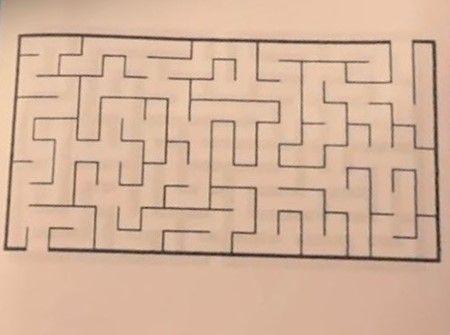
#> input picture vimaze/images/WhatsApp Image 2025-03-08 at 13.01.15_9dde4c3c.jpg, 450 x 335 px
$ python -i 'maze_image_processor(best-so-far) copy.py'   (imports and definitions only)
#> lines starting #> are read from the running program, lines starting #| are printed output that depends on the picture; after the words box and inside, x2 and y2 are one past the last pixel; in counts of white or black regions, pixels touching at a corner belong together
### vimaze/ds/graph.py
class Node:
    def __init__(self, position: tuple[int, int]):
        self.position = position
        self.neighbors: list['Node'] = []
        self.name = _get_node_name((position[0], position[1]))

    def add_neighbour(self, neighbour: 'Node'):
        self.neighbors.append(neighbour)

    # [5 lines left out: function is_neighbour, not called in this run]


class Graph:
    def __init__(self, node_positions: list[tuple[int, int]] = None):
        self.nodes = {}

        if node_positions is None:
            self.node_count = 0
            return

        self.node_count = len(node_positions)

        for node_pos in node_positions:
            new_node = Node(node_pos)
            self.nodes[new_node.name] = new_node

    def add_node(self, node_pos: tuple[int, int]):
        new_node = Node(node_pos)
        self.nodes[new_node.name] = new_node
        self.node_count += 1

    def connect_nodes(self, node_u_pos: tuple[int, int], node_v_pos: tuple[int, int]):
        node_u_name = _get_node_name(node_u_pos)
        node_v_name = _get_node_name(node_v_pos)

        self.nodes[node_u_name].add_neighbour(self.nodes[node_v_name])
        self.nodes[node_v_name].add_neighbour(self.nodes[node_u_name])

    def get_neighbors(self, node_pos: tuple[int, int]):
        node_name = _get_node_name(node_pos)
        return self.nodes[node_name].neighbors

    def get_node(self, node_pos: tuple[int, int]):
        node_name = _get_node_name(node_pos)
        return self.nodes[node_name]

    def display(self):
        for node in self.nodes.values():
            logging.debug(f"{node.name}: {[neighbor.name for neighbor in node.neighbors]}")

    @staticmethod
    def get_node_name(pos: tuple[int, int]):
        return _get_node_name(pos)


def _get_node_name(pos: tuple[int, int]):
    return f"{pos[0]},{pos[1]}"

### vimaze/old_maze_image_processor_backup_folder/maze_image_processor(best-so-far) copy.py
import cv2
import numpy as np
import os
from typing import TYPE_CHECKING, Tuple, List, Set, Dict, Optional
import logging
from collections import Counter

if TYPE_CHECKING:
    from vimaze.ds.graph import Graph
    from vimaze.timer import Timer

class MazeImageProcessor:
    """
    Improved maze image processor that accurately detects the cell grid
    and represents walls as edges between cells.
    """

    def __init__(self, timer: Optional['Timer'] = None):
        """
        Initialize the MazeImageProcessor.

        Args:
            timer: Timer object for performance measurement
        """
        self.timer = timer
        self.debug_mode = False

        # Processing parameters
        self.wall_threshold = 127    # Threshold for wall detection (0-255)
        self.invert_binary = False   # Whether to invert the binary image

    def process_image(self, image_path: str) -> Tuple['Graph', int, int]:
        """
        Process a maze image and return a Graph representation along with dimensions.

        Args:
            image_path: Path to the maze image file

        Returns:
            A tuple containing:
            - Graph: The Graph representation of the maze
            - int: Number of rows in the maze
            - int: Number of columns in the maze
        """
        from vimaze.ds.graph import Graph

        if self.timer:
            self.timer.start('processing', 'image')

        # Create debug directory if needed
        if self.debug_mode and not os.path.exists("debug"):
            os.makedirs("debug")

        # Step 1: Load and preprocess the image
        logging.debug(f"Loading image: {image_path}")
        image = cv2.imread(image_path)
#> image is the input picture: shape (335, 450, 3); mean B, G, R 155, 178.5, 211.9
        if image is None:
            raise ValueError(f"Failed to load image from {image_path}")

        if self.debug_mode:
            cv2.imwrite("debug/01_original.png", image)

        # Step 2: Convert to grayscale and apply thresholding
        gray = cv2.cvtColor(image, cv2.COLOR_BGR2GRAY)
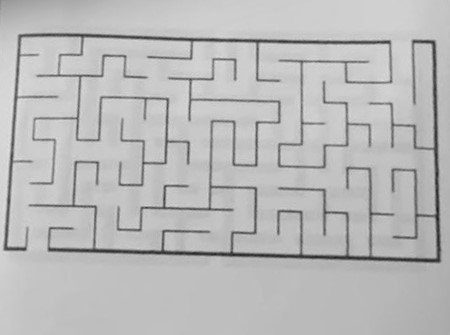
#> gray: shape (335, 450); min 24, max 224, mean 185.8

        # Apply thresholding
        _, binary = cv2.threshold(gray, self.wall_threshold, 255, cv2.THRESH_BINARY)
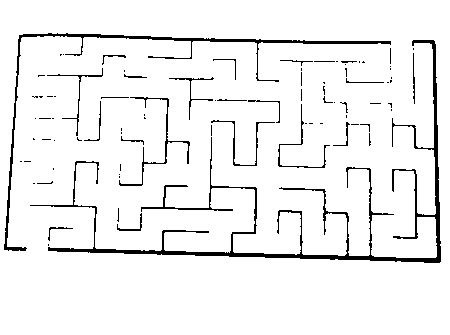
#> binary: shape (335, 450); 94.3% white; 84 black regions (60 under 20 px), largest, box (x1, y1, x2, y2) and area: (30, 40, 441, 263) 4576, (4, 33, 391, 251) 1840, (119, 97, 190, 186) 381

        # Invert if needed (walls should be black, paths white)
        if self.invert_binary:
            binary = cv2.bitwise_not(binary)

        if self.debug_mode:
            cv2.imwrite("debug/02_binary.png", binary)

        # Step 3: Extract maze area and remove border
        maze_binary, border_removed = self._extract_maze_and_remove_border(binary)

        if self.debug_mode:
            cv2.imwrite("debug/03_maze_area.png", maze_binary)
            if border_removed is not None:
                cv2.imwrite("debug/03b_border_removed.png", border_removed)

        # Step 4: Detect grid parameters (cell size and alignment)
        cell_size, offset_x, offset_y, rows, cols = self._detect_grid_parameters(maze_binary)

        logging.debug(f"Detected grid: cell_size={cell_size}, offset=({offset_x}, {offset_y}), size={rows}x{cols}")

        if self.debug_mode:
            grid_viz = cv2.cvtColor(maze_binary.copy(), cv2.COLOR_GRAY2BGR)

            # Draw detected grid
            for r in range(rows + 1):
                y = offset_y + r * cell_size
                cv2.line(grid_viz, (0, y), (grid_viz.shape[1], y), (0, 255, 0), 1)

            for c in range(cols + 1):
                x = offset_x + c * cell_size
                cv2.line(grid_viz, (x, 0), (x, grid_viz.shape[0]), (0, 255, 0), 1)

            cv2.imwrite("debug/04_grid_detection.png", grid_viz)

        # Step 5: Detect walls between cells
        wall_edges = self._detect_wall_edges(maze_binary, rows, cols, cell_size, offset_x, offset_y)

        if self.debug_mode:
            wall_viz = cv2.cvtColor(maze_binary.copy(), cv2.COLOR_GRAY2BGR)

            # Draw cell centers and walls
            for r in range(rows):
                for c in range(cols):
                    # Cell center
                    cy = offset_y + r * cell_size + cell_size // 2
                    cx = offset_x + c * cell_size + cell_size // 2

                    # Draw cell center
                    cv2.circle(wall_viz, (cx, cy), 2, (0, 0, 255), -1)

                    # Draw connections or walls
                    directions = [
                        ((r-1, c), 0, -cell_size // 2),   # North
                        ((r, c+1), cell_size // 2, 0),    # East
                        ((r+1, c), 0, cell_size // 2),    # South
                        ((r, c-1), -cell_size // 2, 0)    # West
                    ]

                    for (nr, nc), dx, dy in directions:
                        if 0 <= nr < rows and 0 <= nc < cols:
                            # Wall or path?
                            if ((r, c), (nr, nc)) in wall_edges:
                                # Wall - red line
                                cv2.line(wall_viz, (cx, cy), (cx + dx, cy + dy), (0, 0, 255), 2)
                            else:
                                # Path - green line
                                cv2.line(wall_viz, (cx, cy), (cx + dx, cy + dy), (0, 255, 0), 1)

            cv2.imwrite("debug/05_wall_detection.png", wall_viz)

        # Step 6: Create graph representation
        graph = self._create_graph_with_walls(rows, cols, wall_edges)

        if self.debug_mode:
            self._visualize_maze_graph(graph, rows, cols, wall_edges)

        if self.timer:
            self.timer.stop()

        logging.debug(f"Maze processed successfully: {rows}x{cols} cells")

        return graph, rows, cols

    def _extract_maze_and_remove_border(self, binary: np.ndarray) -> Tuple[np.ndarray, Optional[np.ndarray]]:
        """
        Extract the maze area and attempt to remove any border around it.

        Args:
            binary: Binary image

        Returns:
            Tuple of (processed maze binary image, border removed image or None)
        """
        # First extract the maze area
        inverted = cv2.bitwise_not(binary)
#> inverted: shape (335, 450); 5.7% white; 84 white regions (60 under 20 px)

        # Find contours
        contours, _ = cv2.findContours(inverted, cv2.RETR_EXTERNAL, cv2.CHAIN_APPROX_SIMPLE)
#> contours = 84 contours, 75 with area under 20; largest, box (x1, y1, x2, y2) and area: (30, 40, 441, 263) 2750, (4, 33, 391, 251) 1087, (119, 97, 190, 186) 149, (211, 120, 275, 166) 64, (278, 104, 330, 168) 52

        if not contours:
            logging.warning("No contours found, using entire image")
            return binary, None

        # Find the largest contour
        largest_contour = max(contours, key=cv2.contourArea)
#> largest_contour = contour of 634 points, box (x1, y1, x2, y2) (30, 40, 441, 263), area 2750

        # Get bounding rectangle
        x, y, w, h = cv2.boundingRect(largest_contour)
#> x = 30; y = 40; w = 411; h = 223

        # Extract the maze area with small margin
        margin = 5
        x_start = max(0, x - margin)
#> x_start = 25
        y_start = max(0, y - margin)
#> y_start = 35
        x_end = min(binary.shape[1], x + w + margin)
#> x_end = 446
        y_end = min(binary.shape[0], y + h + margin)
#> y_end = 268

        maze_binary = binary[y_start:y_end, x_start:x_end].copy()
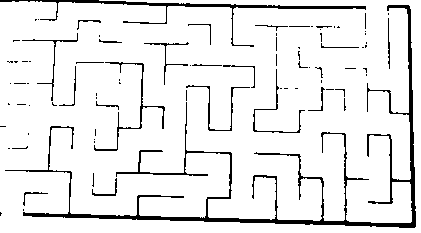
#> maze_binary: shape (233, 421); 91.8% white; 84 black regions (60 under 20 px), largest, box (x1, y1, x2, y2) and area: (5, 5, 416, 228) 4576, (0, 0, 366, 47) 1187, (94, 62, 165, 151) 381

        # Now try to detect and remove any border
        # For simplicity, we'll just crop a few pixels from each side if they're mostly black
        border_removed = None

        try:
            # Check if there's a thick border
            border_size = self._detect_border_size(maze_binary)

            if border_size > 0:
                # Crop the border
                height, width = maze_binary.shape
                border_removed = maze_binary[border_size:height-border_size, border_size:width-border_size]
                return border_removed, maze_binary
        except Exception as e:
            logging.warning(f"Border removal failed: {str(e)}")

        return maze_binary, border_removed

    def _detect_border_size(self, binary: np.ndarray) -> int:
        """
        Detect the size of the border around the maze, if any.

        Args:
            binary: Binary image

        Returns:
            Estimated border size in pixels
        """
        height, width = binary.shape
#> height = 233; width = 421

        # Check top, bottom, left, right borders
        top_border = 0
        for y in range(height // 4):
            if np.mean(binary[y, :]) < 127:
                top_border = y + 1
            else:
                break

        bottom_border = 0
        for y in range(height - 1, height - height // 4, -1):
            if np.mean(binary[y, :]) < 127:
                bottom_border = height - y
            else:
                break

        left_border = 0
        for x in range(width // 4):
            if np.mean(binary[:, x]) < 127:
                left_border = x + 1
            else:
                break

        right_border = 0
        for x in range(width - 1, width - width // 4, -1):
            if np.mean(binary[:, x]) < 127:
                right_border = width - x
            else:
                break
#> in _extract_maze_and_remove_border, `border_size = self._detect_border_size(maze_binary)`: border_size = 0

        # Use the minimum consistent border size
        border_sizes = [top_border, bottom_border, left_border, right_border]
        consistent_sizes = [size for size in border_sizes if size > 0]

        if not consistent_sizes:
            return 0

        return min(consistent_sizes)

    def _detect_grid_parameters(self, maze_binary: np.ndarray) -> Tuple[int, int, int, int, int]:
        """
        Detect grid parameters including cell size, offset, and dimensions.

        Args:
            maze_binary: Binary image of the maze

        Returns:
            Tuple of (cell_size, offset_x, offset_y, rows, cols)
        """
        height, width = maze_binary.shape
#> height = 233; width = 421

        # Use projection profiles to detect cell size
        horizontal_profile = np.sum(255 - maze_binary, axis=1)
#> horizontal_profile = 233 values, max 52785 at index 6, min 0 at index 228, mean 8759.7
        vertical_profile = np.sum(255 - maze_binary, axis=0)
#> vertical_profile = 421 values, max 43605 at index 410, min 0 at index 416, mean 4848

        # Find peaks in the profiles - these correspond to walls
        h_peaks = self._find_peaks_in_profile(horizontal_profile)
#> in _find_peaks_in_profile, `profile = profile / np.max(profile) if np.max(profile) > 0 else profile`: profile = 233 values, max 1 at index 6, min 0 at index 228, mean 0.166
#> the loop in _find_peaks_in_profile, `for i in range(1, len(profile) - 1):` made 231 passes
#> after the loop in _find_peaks_in_profile, `for i in range(1, len(profile) - 1):`: peaks = [1, 4, 215]
#> h_peaks = [1, 4, 215]
        v_peaks = self._find_peaks_in_profile(vertical_profile)
#> v_peaks = [231, 276, 299, 322, 345, 390, 409]

        # Calculate spacing between peaks - these correspond to cell sizes
        h_spacings = np.diff(h_peaks)
#> h_spacings = [3, 211]
        v_spacings = np.diff(v_peaks)
#> v_spacings = [45, 23, 23, 23, 45, 19]

        # Filter out very small spacings (noise)
        h_spacings = h_spacings[h_spacings > 5]
#> h_spacings = [211]
        v_spacings = v_spacings[v_spacings > 5]

        # Get most common spacing
        h_cell_size = self._most_common_value(h_spacings) if len(h_spacings) > 0 else 20
#> in _most_common_value, `unique, counts = np.unique(rounded, return_counts=True)`: counts = [1]
#> in _most_common_value, `idx = np.argmax(counts)`: idx = 0
#> h_cell_size = 211
        v_cell_size = self._most_common_value(v_spacings) if len(v_spacings) > 0 else 20
#> v_cell_size = 23

        # For mazes with square cells, use the average
        cell_size = (h_cell_size + v_cell_size) // 2
#> cell_size = 117

        # Determine grid offset (where the grid starts)
        offset_y = h_peaks[0] if len(h_peaks) > 0 else 0
#> offset_y = 1
        offset_x = v_peaks[0] if len(v_peaks) > 0 else 0
#> offset_x = 231

        # Now adjust offsets to center cells on corridors rather than walls
        offset_y = max(0, offset_y - cell_size // 2)
#> offset_y = 0
        offset_x = max(0, offset_x - cell_size // 2)
#> offset_x = 173

        # Calculate grid dimensions
        rows = (height - offset_y) // cell_size
#> rows = 1
        cols = (width - offset_x) // cell_size
#> cols = 2
#> in process_image, `cell_size, offset_x, offset_y, rows, cols = self._detect_grid_paramete..`: cell_size = 117; offset_x = 173; offset_y = 0; rows = 1; cols = 2

        # Ensure we have at least one row and column
        rows = max(1, rows)
        cols = max(1, cols)

        return cell_size, offset_x, offset_y, rows, cols

    def _find_peaks_in_profile(self, profile: np.ndarray) -> np.ndarray:
        """
        Find peaks in a projection profile.

        Args:
            profile: 1D array of projection values

        Returns:
            Array of peak indices
        """
        # Normalize profile
        profile = profile / np.max(profile) if np.max(profile) > 0 else profile

        # Find peaks using a simple threshold approach
        threshold = 0.5
        peaks = []
        peak_candidate = False

        for i in range(1, len(profile) - 1):
            if profile[i] > threshold:
                if not peak_candidate:
                    peak_candidate = True
                    peaks.append(i)
            else:
                peak_candidate = False

        return np.array(peaks)

    def _most_common_value(self, values: np.ndarray) -> int:
        """
        Find the most common value in an array, rounded to an integer.

        Args:
            values: Array of values

        Returns:
            Most common value as an integer
        """
        if len(values) == 0:
            return 20  # Default cell size

        # Round values to nearest integer
        rounded = np.round(values).astype(int)

        # Count occurrences
        unique, counts = np.unique(rounded, return_counts=True)

        # Find most common
        idx = np.argmax(counts)

        return unique[idx]

    def _detect_wall_edges(self, maze_binary: np.ndarray, rows: int, cols: int,
                          cell_size: int, offset_x: int, offset_y: int) -> Set[Tuple[Tuple[int, int], Tuple[int, int]]]:
        """
        Detect walls between cells by checking the pixels between adjacent cell centers.

        Args:
            maze_binary: Binary image of the maze
            rows: Number of rows in the grid
            cols: Number of columns in the grid
            cell_size: Size of each cell in pixels
            offset_x: X offset of the grid
            offset_y: Y offset of the grid

        Returns:
            Set of wall edges as ((row1, col1), (row2, col2))
        """
#> called with rows = 1, cols = 2, cell_size = 117, offset_x = 173, offset_y = 0
        wall_edges = set()
        height, width = maze_binary.shape
#> height = 233; width = 421

        # For each cell
        for r in range(rows):
            for c in range(cols):
                # Calculate cell center
                cy = offset_y + r * cell_size + cell_size // 2
                cx = offset_x + c * cell_size + cell_size // 2

                # Ensure cell center is within image bounds
                if not (0 <= cy < height and 0 <= cx < width):
                    continue

                # Check all four adjacent cells
                directions = [
                    ((r-1, c), 0, -cell_size),   # North
                    ((r, c+1), cell_size, 0),    # East
                    ((r+1, c), 0, cell_size),    # South
                    ((r, c-1), -cell_size, 0)    # West
                ]

                for (nr, nc), dx, dy in directions:
                    # Skip if neighbor is out of bounds
                    if not (0 <= nr < rows and 0 <= nc < cols):
                        continue

                    # Calculate neighbor cell center
                    ncy = offset_y + nr * cell_size + cell_size // 2
                    ncx = offset_x + nc * cell_size + cell_size // 2

                    # Ensure neighbor cell center is within image bounds
                    if not (0 <= ncy < height and 0 <= ncx < width):
                        continue

                    # Check if there's a wall between the cells
                    is_wall = self._check_for_wall(maze_binary, (cy, cx), (ncy, ncx))

                    # If there's a wall, add the edge to the set
                    if is_wall:
                        wall_edges.add(((r, c), (nr, nc)))
#> this loop made 1 pass
#> after the loop, wall_edges = 0 items

        return wall_edges

    def _check_for_wall(self, maze_binary: np.ndarray, pt1: Tuple[int, int], pt2: Tuple[int, int]) -> bool:
        """
        Check if there's a wall between two points by sampling pixels along the line.

        Args:
            maze_binary: Binary image
            pt1: First point (y, x)
            pt2: Second point (y, x)

        Returns:
            True if there's a wall, False otherwise
        """
        # Get coordinates
        y1, x1 = pt1
        y2, x2 = pt2

        # Make sure points are within image bounds
        height, width = maze_binary.shape
        x1 = max(0, min(x1, width-1))
        y1 = max(0, min(y1, height-1))
        x2 = max(0, min(x2, width-1))
        y2 = max(0, min(y2, height-1))

        # Sample points along the line
        num_samples = 7  # Sample more points for better accuracy
        wall_count = 0

        for i in range(num_samples):
            # Calculate sample point (t goes from 0 to 1)
            t = (i + 1) / (num_samples + 1)
            y = int((1-t) * y1 + t * y2)
            x = int((1-t) * x1 + t * x2)

            # Make sure sample point is within image bounds
            y = max(0, min(y, height-1))
            x = max(0, min(x, width-1))

            # Check if sample point is a wall (black pixel)
            if maze_binary[y, x] < self.wall_threshold:
                wall_count += 1

        # If a significant number of samples are black, consider it a wall
        return wall_count >= num_samples // 3

    def _create_graph_with_walls(self, rows: int, cols: int,
                               wall_edges: Set[Tuple[Tuple[int, int], Tuple[int, int]]]) -> 'Graph':
        """
        Create a graph with nodes for all cells and connections where there are no walls.

        Args:
            rows: Number of rows
            cols: Number of columns
            wall_edges: Set of wall edges

        Returns:
            Graph: Graph representation of the maze
        """
#> called with rows = 1, cols = 2
        from vimaze.ds.graph import Graph

        # Create a new graph
        graph = Graph()

        # Add nodes for all cells
        for r in range(rows):
            for c in range(cols):
                graph.add_node((r, c))

        # Add connections where there are no walls
        for r in range(rows):
            for c in range(cols):
                # Check all four adjacent cells
                adjacent_cells = [
                    (r-1, c),  # North
                    (r, c+1),  # East
                    (r+1, c),  # South
                    (r, c-1)   # West
                ]

                for adj_r, adj_c in adjacent_cells:
                    # Skip if adjacent cell is out of bounds
                    if not (0 <= adj_r < rows and 0 <= adj_c < cols):
                        continue

                    # Connect cells if there's no wall between them
                    if ((r, c), (adj_r, adj_c)) not in wall_edges and ((adj_r, adj_c), (r, c)) not in wall_edges:
                        graph.connect_nodes((r, c), (adj_r, adj_c))

        return graph

    # [115 lines left out: functions _visualize_maze_graph, test_maze_image_processing, not called in this run]

>>> result = MazeImageProcessor().process_image('../images/WhatsApp Image 2025-03-08 at 13.01.15_9dde4c3c.jpg')
